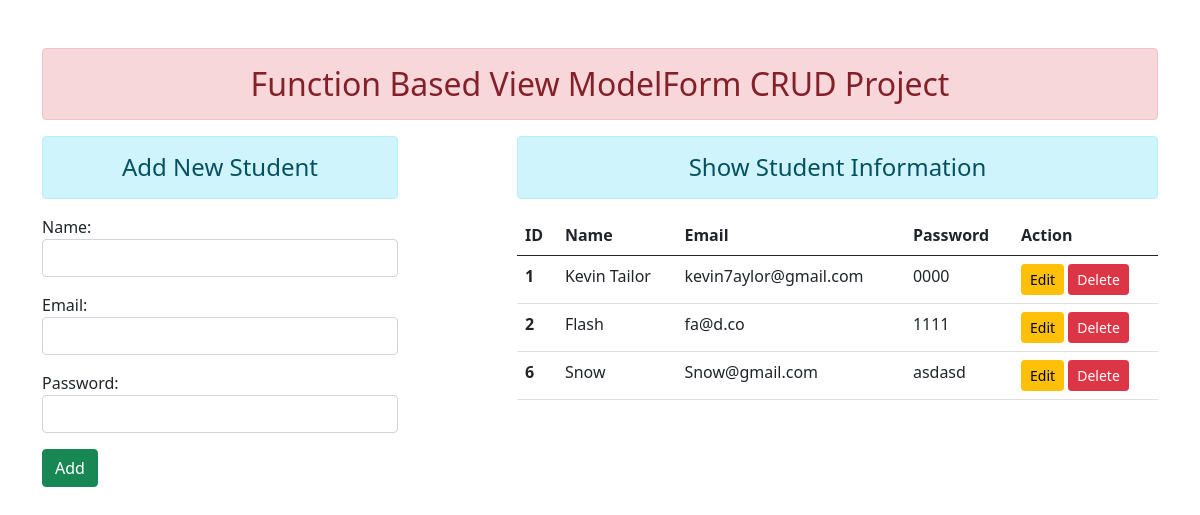
Before: / with the older database file.
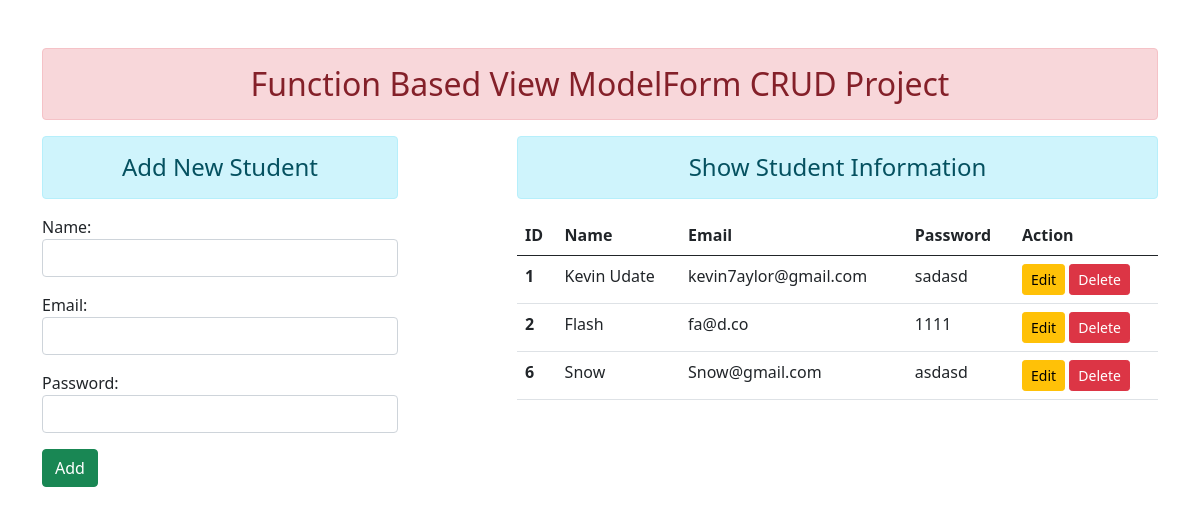
After: the same page with the newer database file.
### enroll/models.py (models this page shows)
class User(models.Model):
    name = models.CharField(max_length=70)
    email = models.EmailField(max_length=100)
    password = models.CharField(max_length=100)

### enroll/views.py (the view)
# urls.py: path('', views.add_show, name="home_page"),
def add_show(request):
    if request.method == 'POST':
        form = StudentRegistration(request.POST)
        if form.is_valid():
            name = form.cleaned_data['name']
            email = form.cleaned_data['email']
            password = form.cleaned_data['password']
            user = User(name=name, email=email, password=password)
            user.save()
            form = StudentRegistration()
    else:
        form = StudentRegistration()
    students = User.objects.all()
    context = {'form': form, 'students': students}
    return render(request, 'enroll/home_page.html', context)

### enroll/forms.py
class StudentRegistration(forms.ModelForm):
    class Meta:
        model = User
        fields = ('name', 'email', 'password')
        widgets = {
            'name': forms.TextInput(attrs={'class': 'form-control'}),
            'email': forms.EmailInput(attrs={'class': 'form-control'}),
            'password': forms.PasswordInput(render_value=True, attrs={'class': 'form-control'}),
        }

### enroll/templates/enroll/home_page.html (shortened to what this page needs)
{% extends 'enroll/base.html' %} {% block content %}
<div class="row">
  <div class="col-sm-4">
    <h4 class="text-center alert alert-info">Add New Student</h4>
    <form action="" method="POST">
      {% csrf_token %} {{form.as_p}}
      <input type="submit" class="btn btn-success" value="Add" />
    </form>
  </div>
  <div class="col-sm-7 offset-1">
    <h4 class="text-center alert alert-info">Show Student Information</h4>
    {% if students %}
    <table class="table table-hover">
      <thead>
        <tr>
          <th class="col">ID</th>
          <th class="col">Name</th>
          <th class="col">Email</th>
          <th class="col">Password</th>
          <th class="col">Action</th>
        </tr>
      </thead>
      <tbody>
        {% for student in students %}
        <tr>
          <th scope="row">{{student.id}}</th>
          <td>{{student.name}}</td>
          <td>{{student.email}}</td>
          <td>{{student.password}}</td>
          <td>
            <a href="{% url 'update_data' student.id %}" class="btn btn-warning btn-sm">Edit</a>
            <form action="{% url 'delete_data' student.id %}" method="POST" class="d-inline">
              <input
                type="submit"
                class="btn btn-danger btn-sm"
                value="Delete"
              />
            </form>
          </td>
        </tr>
        {% endfor %}
      </tbody>
    </table>
    {% else %}
    <h4 class="text-center alert alert-error">No Record yet</h4>
    {% endif %}
  </div>
</div>
{% endblock content %}

Changed rows visible on the page:
changed User "kevin7aylor@gmail.com": name "Kevin Tailor" → "Kevin Udate"; password "0000" → "sadasd"
